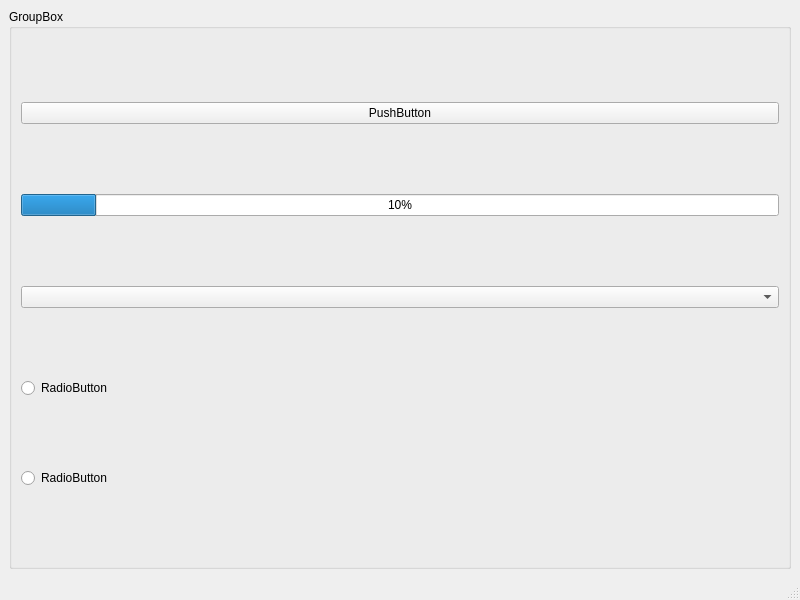
<?xml version="1.0" encoding="UTF-8"?>
<ui version="4.0">
 <class>MainWindow</class>
 <widget class="QMainWindow" name="MainWindow">
  <property name="geometry">
   <rect>
    <x>0</x>
    <y>0</y>
    <width>800</width>
    <height>600</height>
   </rect>
  </property>
  <property name="windowTitle">
   <string>MainWindow</string>
  </property>
  <widget class="QWidget" name="centralwidget">
   <layout class="QGridLayout" name="gridLayout_2">
    <item row="0" column="0">
     <widget class="QGroupBox" name="groupBox">
      <property name="title">
       <string>GroupBox</string>
      </property>
      <layout class="QGridLayout" name="gridLayout">
       <item row="4" column="0">
        <widget class="QRadioButton" name="radioButton1">
         <property name="text">
          <string>RadioButton</string>
         </property>
        </widget>
       </item>
       <item row="5" column="0">
        <widget class="QRadioButton" name="radioButton2">
         <property name="text">
          <string>RadioButton</string>
         </property>
        </widget>
       </item>
       <item row="3" column="0">
        <widget class="QComboBox" name="comboBox"/>
       </item>
       <item row="2" column="0">
        <widget class="QProgressBar" name="progressBar">
         <property name="minimum">
          <number>0</number>
         </property>
         <property name="value">
          <number>10</number>
         </property>
        </widget>
       </item>
       <item row="1" column="0">
        <widget class="QPushButton" name="pushButton">
         <property name="text">
          <string>PushButton</string>
         </property>
         <property name="checkable">
          <bool>false</bool>
         </property>
        </widget>
       </item>
      </layout>
     </widget>
    </item>
   </layout>
  </widget>
  <widget class="QMenuBar" name="menubar">
   <property name="geometry">
    <rect>
     <x>0</x>
     <y>0</y>
     <width>800</width>
     <height>22</height>
    </rect>
   </property>
  </widget>
  <widget class="QStatusBar" name="statusbar"/>
 </widget>
 <resources/>
 <connections/>
</ui>
